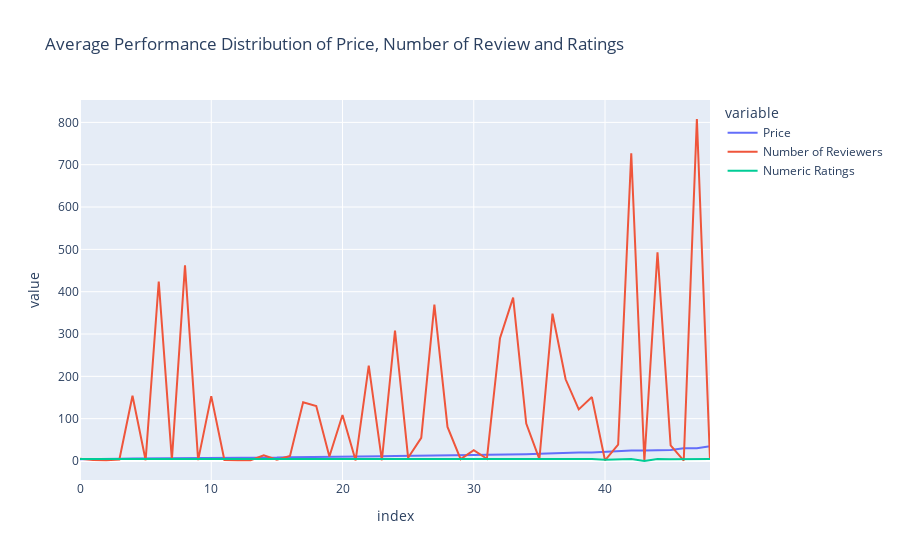

Notebook cell for this chart:
### Markdown cell above
## Average Performance Distribution of Price, Number of Review and Ratings

### Code cell
a = df.groupby(by="Price").mean().reset_index()
fig =px.line(a, title = 'Average Performance Distribution of Price, Number of Review and Ratings')
fig.show()

### Figure 1 — Plotly figure (JSON) as saved in the notebook; plotly's stock layout.template omitted (floating-point values rounded to 4 significant figures)
{"data": [{"hovertemplate": "variable=Price<br>index=%{x}<br>value=%{y}<extra></extra>", "legendgroup": "Price", "line": {"color": "#636efa", "dash": "solid"}, "mode": "lines", "name": "Price", "orientation": "v", "showlegend": true, "type": "scatter", "x": [0, 1, 2, 3, 4, 5, 6, 7, 8, 9, 10, 11, 12, 13, 14, 15, 16, 17, 18, 19, 20, 21, 22, 23, 24, 25, 26, 27, 28, 29, 30, 31, 32, 33, 34, 35, 36, 37, 38, 39, 40, 41, 42, 43, 44, 45, 46, 47, 48], "xaxis": "x", "y": [3.99, 4.99, 5, 5.5, 5.9, 5.99, 6, 6.9, 6.95, 6.99, 7, 7.2, 7.4, 7.82, 7.98, 7.99, 8.95, 8.99, 9.9, 9.99, 10, 10.75, 10.99, 11, 11.9, 11.99, 12, 12.9, 12.95, 13, 14, 14.99, 15, 15.99, 16, 16.99, 18, 19.95, 19.99, 20, 22, 24, 24.95, 24.99, 25, 26, 29.95, 29.99, 34.95], "yaxis": "y"}, {"hovertemplate": "variable=Number of Reviewers<br>index=%{x}<br>value=%{y}<extra></extra>", "legendgroup": "Number of Reviewers", "line": {"color": "#EF553B", "dash": "solid"}, "mode": "lines", "name": "Number of Reviewers", "orientation": "v", "showlegend": true, "type": "scatter", "x": [0, 1, 2, 3, 4, 5, 6, 7, 8, 9, 10, 11, 12, 13, 14, 15, 16, 17, 18, 19, 20, 21, 22, 23, 24, 25, 26, 27, 28, 29, 30, 31, 32, 33, 34, 35, 36, 37, 38, 39, 40, 41, 42, 43, 44, 45, 46, 47, 48], "xaxis": "x", "y": [5.133, 2.251, 1.784, 3.607, 154.0, 1.776, 424, 2.591, 462.3, 2.144, 153.2, 2.349, 1.852, 2.024, 13.42, 2.88, 12.03, 138.8, 130.0, 10.62, 108.7, 1.261, 225.3, 1.734, 308, 7.534, 54.73, 369.5, 80.38, 4.44, 25.66, 5.012, 290, 386, 88.62, 4.305, 348, 193, 122, 151, 1.675, 38.58, 727, 0, 493, 37, 1.085, 808, 2.292], "yaxis": "y"}, {"hovertemplate": "variable=Numeric Ratings<br>index=%{x}<br>value=%{y}<extra></extra>", "legendgroup": "Numeric Ratings", "line": {"color": "#00cc96", "dash": "solid"}, "mode": "lines", "name": "Numeric Ratings", "orientation": "v", "showlegend": true, "type": "scatter", "x": [0, 1, 2, 3, 4, 5, 6, 7, 8, 9, 10, 11, 12, 13, 14, 15, 16, 17, 18, 19, 20, 21, 22, 23, 24, 25, 26, 27, 28, 29, 30, 31, 32, 33, 34, 35, 36, 37, 38, 39, 40, 41, 42, 43, 44, 45, 46, 47, 48], "xaxis": "x", "y": [4.7, 4.7, 4.8, 4.8, 4.7, 4.8, 4.4, 4.8, 4.85, 4.7, 4.85, 4.8, 4.8, 4.8, 4.7, 4.65, 4.5, 4.65, 4.6, 4.029, 4.425, 4.8, 4.367, 4.4, 4.7, 4.6, 4.717, 4.4, 4.667, 4.6, 4.633, 4.7, 4.675, 4.3, 3.733, 4.4, 4.7, 4.8, 4.55, 4.6, 2.967, 3.067, 4.7, 0, 4.6, 4.3, 4.8, 4.8, 4.8], "yaxis": "y"}], "layout": {"legend": {"title": {"text": "variable"}, "tracegroupgap": 0}, "title": {"text": "Average Performance Distribution of Price, Number of Review and Ratings"}, "xaxis": {"anchor": "y", "domain": [0, 1], "title": {"text": "index"}}, "yaxis": {"anchor": "x", "domain": [0, 1], "title": {"text": "value"}}}}
